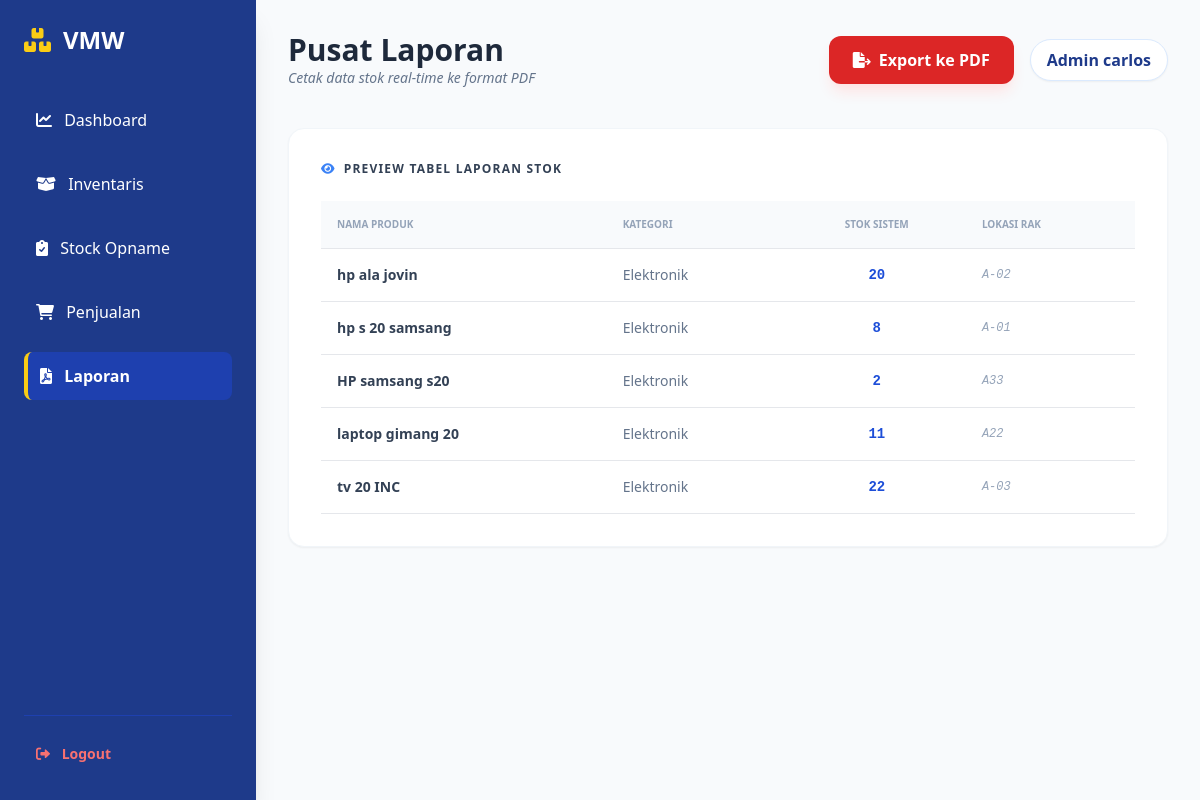
/reports.php (signed in), run on the app's committed database.
### tables this page shows
CREATE TABLE `produk` (
  `id_produk` int(11) NOT NULL,
  `nama_produk` varchar(100) NOT NULL,
  `kategori` enum('Elektronik','Alat Kantor','Makanan','Lainnya') NOT NULL,
  `stok_sistem` int(11) NOT NULL,
  `stok_minimum` int(11) NOT NULL,
  `lokasi_rak` varchar(20) NOT NULL
);

### reports.php (the view, shortened to what this page needs)
<?php
include 'config.php';
$query_produk = mysqli_query($conn, "SELECT * FROM produk ORDER BY nama_produk ASC");
$data_produk = [];
while($row = mysqli_fetch_assoc($query_produk)) {
    $data_produk[] = $row;
}
?>
<!DOCTYPE html>
<html lang="id">
<head>
    <script src="https://cdn.tailwindcss.com"></script>
    <link rel="stylesheet" href="https://cdnjs.cloudflare.com/ajax/libs/font-awesome/6.0.0/css/all.min.css">
</head>
<body class="bg-slate-50 flex">
    <aside class="w-64 bg-blue-900 h-screen sticky top-0 text-white p-6 shadow-xl flex flex-col">
      <div class="flex-grow">
          <h1 class="text-2xl font-bold mb-10 flex items-center"><i class="fas fa-boxes-stacked mr-3 text-yellow-400"></i> VMW</h1>
          <nav class="space-y-4">
            <a href="index.php" class="block p-3 hover:bg-blue-800 rounded-lg transition"> <i class="fas fa-chart-line mr-2"></i> Dashboard </a>
            <a href="inventory.php" class="block p-3 hover:bg-blue-800 rounded-lg transition"> <i class="fas fa-box-open mr-2"></i> Inventaris </a>
            <a href="opname.php" class="block p-3 hover:bg-blue-800 rounded-lg transition"> <i class="fas fa-clipboard-check mr-2"></i> Stock Opname </a>
            <a href="sales.php" class="block p-3 hover:bg-blue-800 rounded-lg transition"> <i class="fas fa-shopping-cart mr-2"></i> Penjualan </a>
            <a href="reports.php" class="block bg-blue-800 p-3 rounded-lg border-l-4 border-yellow-400 font-semibold"> <i class="fas fa-file-pdf mr-2"></i> Laporan </a>
          </nav>
      </div>
      <div class="border-t border-blue-800 pt-4">
          <a href="login.php" onclick="return confirm('Logout?')" class="block p-3 text-red-400 hover:bg-red-600 hover:text-white rounded-lg transition font-bold text-sm">
            <i class="fas fa-sign-out-alt mr-2"></i> Logout
          </a>
      </div>
    </aside>
    <main class="flex-1 p-8">
        <header class="flex justify-between items-center mb-10">
            <div>
                <h2 class="text-3xl font-bold text-slate-800">Pusat Laporan</h2>
                <p class="text-slate-500 text-sm italic">Cetak data stok real-time ke format PDF</p>
            </div>
            <div class="flex items-center space-x-4">
                <button onclick="generateInventoryPDF()" class="bg-red-600 text-white px-6 py-3 rounded-xl font-bold hover:bg-red-700 shadow-lg shadow-red-100 flex items-center transition active:scale-95">
                    <i class="fas fa-file-export mr-2"></i> Export ke PDF
                </button>
                <div class="bg-white p-2 rounded-full shadow-sm px-4 text-blue-900 font-bold border border-blue-100">
                    Admin <?php echo $_SESSION['nama'] ?? $_SESSION['username']; ?>
                </div>
            </div>
        </header>
        <div class="bg-white p-8 rounded-2xl shadow-sm border border-slate-100">
            <h3 class="font-bold text-slate-700 mb-6 uppercase text-xs tracking-widest flex items-center">
                <i class="fas fa-eye mr-2 text-blue-500"></i> Preview Tabel Laporan Stok
            </h3>
            <table class="w-full text-left border-collapse" id="table-stok">
                <thead class="bg-slate-50 text-slate-400 text-[10px] uppercase">
                    <tr>
                        <th class="p-4 border-b">Nama Produk</th>
                        <th class="p-4 border-b">Kategori</th>
                        <th class="p-4 border-b text-center">Stok Sistem</th>
                        <th class="p-4 border-b">Lokasi Rak</th>
                    </tr>
                </thead>
                <tbody class="text-sm">
                    <?php foreach($data_produk as $p): ?>
                    <tr class="border-b hover:bg-slate-50 transition">
                        <td class="p-4 font-bold text-slate-700"><?php echo $p['nama_produk']; ?></td>
                        <td class="p-4 text-slate-500"><?php echo $p['kategori']; ?></td>
                        <td class="p-4 text-center font-mono font-bold text-blue-700"><?php echo $p['stok_sistem']; ?></td>
                        <td class="p-4 text-slate-400 italic text-xs font-mono"><?php echo $p['lokasi_rak']; ?></td>
                    </tr>
                    <?php endforeach; ?>
                </tbody>
            </table>
        </div>
    </main>
</body>
</html>

### data on the page
produk: nama_produk "hp ala jovin", kategori "Elektronik", stok_sistem "20", lokasi_rak "A-02"
produk: nama_produk "hp s 20 samsang", kategori "Elektronik", stok_sistem "8", lokasi_rak "A-01"
produk: nama_produk "HP samsang s20", kategori "Elektronik", stok_sistem "2", lokasi_rak "A33"
produk: nama_produk "laptop gimang 20", kategori "Elektronik", stok_sistem "11", lokasi_rak "A22"
produk: nama_produk "tv 20 INC", kategori "Elektronik", stok_sistem "22", lokasi_rak "A-03"

### other printed values
$_SESSION['nama'] "carlos"
